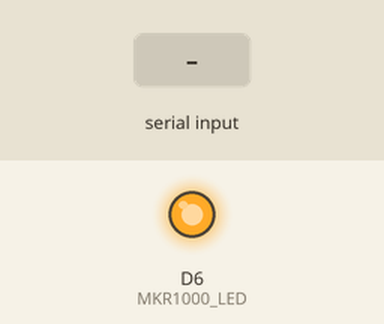
Bench run of a sketch on a simulated Arduino Zero (SAMD21). On the bench: output pins drawn as LEDs (lit = HIGH). Dashed ring = blinking. The test bench sets the inputs (shaded band). What the sketch prints to the serial monitor is not drawn.

Above: at 0.1 s.
At 1.26 s:
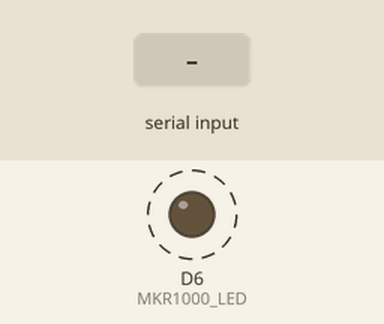
1.3 s: "1" received over Serial
Timing chart, 0 to 10.3 s (numbered marks = the images above; inputs shaded):
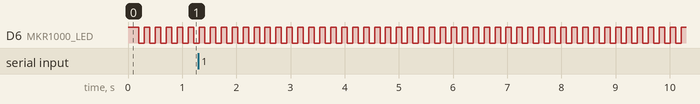

The sketch:

MKR1000ExtraHardwareSerial.ino
```cpp
/*
  SERCOM Test

  Test the ability to add extra hardware serial ports to the MKR1000
  This sketch has the following serial interfaces:
    Serial  - Native USB interface
    Serial1 - Default serial port on D13, D14 (Sercom 5)
    Serial2 - Extra serial port on D0, D1 (Sercom 3)
    Serial3 - Extra serial port on D4, D5 (Sercom 4)

  Good explanation of sercom funcationality here:
  https://learn.adafruit.com/using-atsamd21-sercom-to-add-more-spi-i2c-serial-ports/muxing-it-up
  This sketch will echo characters recieved on any of the 4 serial ports to all other serial ports.
  for Arduino MKR1000
  by Tom Kuehn
  26/06/2016
*/

#include <Arduino.h>                              // required before wiring_private.h
#include <wiring_private.h>


/*
                        Extra Hardware Serial Port
*/
// Serial2 pin and pad definitions (in Arduino files Variant.h & Variant.cpp)
#define PIN_SERIAL2_RX       (1ul)                // Pin description number for PIO_SERCOM on D1
#define PIN_SERIAL2_TX       (0ul)                // Pin description number for PIO_SERCOM on D0
#define PAD_SERIAL2_TX       (UART_TX_PAD_0)      // SERCOM pad 0 TX
#define PAD_SERIAL2_RX       (SERCOM_RX_PAD_1)    // SERCOM pad 1 RX

// Instantiate the extra Serial classes
Uart Serial2(&sercom3, PIN_SERIAL2_RX, PIN_SERIAL2_TX, PAD_SERIAL2_RX, PAD_SERIAL2_TX);

void SERCOM3_Handler()    // Interrupt handler for SERCOM3
{
  Serial2.IrqHandler();
}


/*
                Declarations
*/

static const char MKR1000_LED       = 6;
static unsigned long ms = 0;
static boolean state = HIGH;
static unsigned char c = 0;


void setup()
{
  static unsigned char count = 0;

  pinMode(MKR1000_LED, OUTPUT);

  // Start Serial for debugging on the Serial Monitor
  Serial.begin(9600);
  while (!Serial && (count < 30) )
  {
    delay(200);     // Wait for serial port to connect with timeout. Needed for native USB
    digitalWrite(MKR1000_LED, state);
    state = !state;
    count++;
  }

  pinPeripheral(0, PIO_SERCOM);   // Assign pins 0 & 1 SERCOM functionality
  pinPeripheral(1, PIO_SERCOM);
  Serial2.begin(9600);           // Begin Serial2

  digitalWrite(MKR1000_LED, HIGH);

  Serial.println("Setup Complete");
}

void loop()
{


  if (Serial.available())
  {
    String gelesen;
    while (Serial.available() > 0) {
      char c = Serial.read();
      gelesen += c;
    }
    Serial.print(gelesen);
    Serial2.print(gelesen);
  }
  if (Serial2.available())
  {
    String gelesen2;
    while (Serial2.available() > 0) {
      char c = Serial2.read();
      gelesen2 += c;
    }
    Serial.print(gelesen2);
    Serial2.print(gelesen2);
  }


  if (millis() - ms > 100)
  {
    ms = millis();
    digitalWrite(MKR1000_LED, state);
    state = !state;
  }

}
```

Measured:
- by itself, D6 (MKR1000_LED): alternates HIGH for 0.10 s and LOW for 0.10 s
